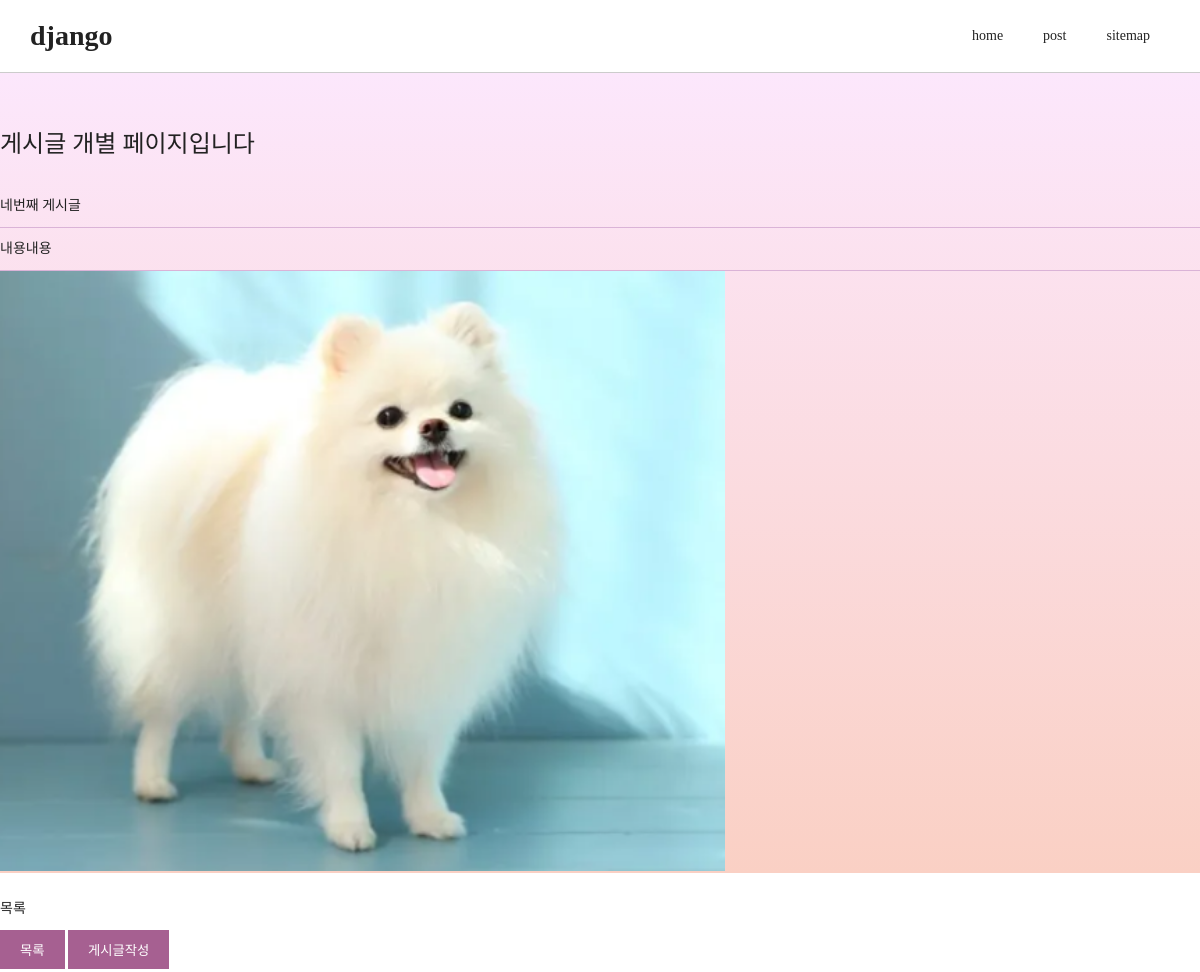
The app's page /blog/4 with its own data.
### main/models.py (models this page shows, shortened)
class Post(models.Model):
    postname = models.CharField(max_length=50)
    contents = models.TextField()
    mainphoto = models.ImageField(blank=True, null=True)

### main/views.py (the view)
# urls.py: path('blog/<int:pk>',views.posting, name="posting"),
def posting(request, pk):
    post = Post.objects.get(pk=pk)
    return render(request, 'main/posting.html', {'post':post})

### main/templates/main/posting.html (shortened to what this page needs)
<!DOCTYPE html>
<html lang="en">
<head>
    {% load static %}
    <link rel="stylesheet" href="{% static 'css/style.css' %}">
</head>
    <body>
        <header>
            <h1>django</h1>
            <nav>
                <ul>
                    <li><a href="/">home</a></li>
                    <li><a href="/blog">post</a></li>
                    <li><a href="">sitemap</a></li>
                </ul>
            </nav>
        </header>
        <section>
            <div class="board">
                <h2>게시글 개별 페이지입니다</h2>
                <p class="bb">{{post.postname}}</p>
                <p class="bb">{{post.contents}}</p>
                {% if post.mainphoto %}
                <img src="{{post.mainphoto.url}}" alt="" height="600">
                <br>
                {% endif %}
                <a href="/blog/">목록</a>
            </div>
            <div class="btn">
                <button><a href="/blog">목록</a></button>
                <button><a href="/new_post">게시글작성</button>
            </div>
        </section>
    </body>
</html>

### main/static/css/style.css (style rules this page uses)
* { margin:0; padding: 0; box-sizing: border-box; }
html { height: 100%; }
:root { --main-border-color: #dab3d7; --main-button-color: #a66091; }
body { font-family:"나눔고딕"; font-size: 14px; color: #222; display: flex; flex-direction: column; height: 100%; }
body > section { padding: 50px 0; line-height: 42px; height: 100%; background-image: linear-gradient(to top, #fad0c4 0%, #fce7fc 100%); }
body > section > div { width:100%; max-width: 1200px; margin: 0 auto; }
header { display: flex; justify-content: space-between; padding: 20px 30px; border-bottom: 1px solid #ccc; align-items: center; }
header ul { display: flex; }
header ul li { padding: 0 20px; }
li { list-style: none; }
h2 { padding-bottom: 20px; font-size: 24px; font-weight: normal; }
a { color: inherit; text-decoration: none; }
.btn button { background-color: var(--main-button-color); padding: 10px 20px; color: #fff; border: none; outline: none; }
.bb { border-bottom: 1px solid var(--main-border-color); }

### records on screen
Post: postname "네번째 게시글", contents "내용내용", mainphoto (picture)
